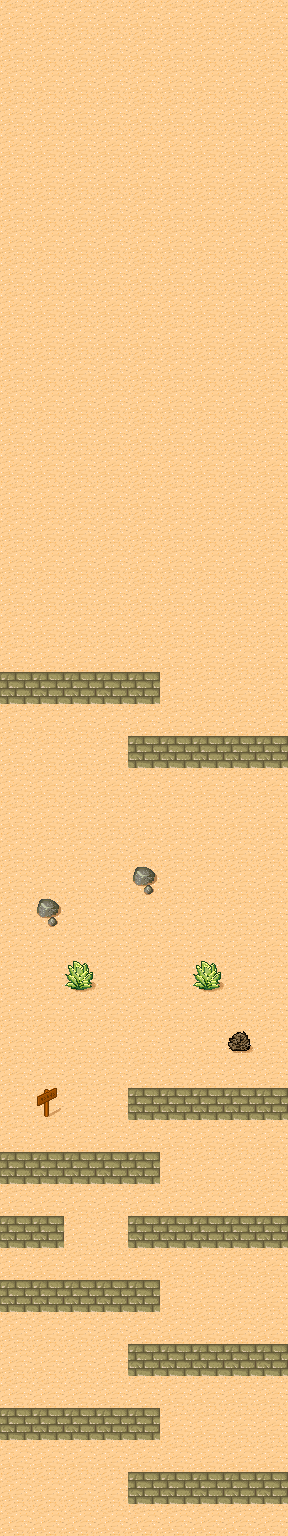

Below is a game level as drawn by its tile map, then a one-line description and the .tmx that defines it (tile-layer data replaced by summaries):
An orthogonal 9x48 tile map with 32x32 px tiles, 1 tile layer (background) and 31 objects (27x object, 2x fixture, joint, body).

<map version="1.0" orientation="orthogonal" renderorder="right-down" width="9" height="48" tilewidth="32" tileheight="32" nextobjectid="116">
 <tileset firstgid="1" source="../tilesets/desert.tsx" />
 <layer name="background" width="9" height="48">
  <data>[432 cells, 432 non-empty, 6 distinct tile ids]</data>
 </layer>
 <objectgroup name="obstacles">
  <object id="41" type="object" x="39" y="1083" width="32" height="32">
   <ellipse />
  </object>
  <object id="42" type="object" x="64" y="960" width="32" height="32">
   <ellipse />
  </object>
  <object id="43" name="AnchorCircle" type="object" x="128" y="864" width="32" height="32">
   <ellipse />
  </object>
  <object id="44" type="object" x="216" y="1019" width="32" height="32">
   <ellipse />
  </object>
  <object id="45" type="object" x="192" y="960" width="32" height="32">
   <ellipse />
  </object>
  <object id="53" name="HangingCircle" type="object" x="128" y="1024" width="32" height="32">
   <properties>
    <property name="awake" value="false" />
    <property name="bodyType" value="DynamicBody" />
    <property name="density" value="1" />
    <property name="userData" value="HangingCircle" />
   </properties>
   <ellipse />
  </object>
  <object id="63" name="CircleJoint" type="joint" x="143" y="896">
   <properties>
    <property name="bodyA" value="AnchorCircle" />
    <property name="bodyB" value="HangingCircle" />
    <property name="jointType" value="RevoluteJoint" />
    <property name="localAnchorAX" value="0.5" />
    <property name="localAnchorAY" value="0" />
    <property name="localAnchorBX" value="0.5" />
    <property name="localAnchorBY" value="5" />
    <property name="maxLength" value="4" />
   </properties>
   <polyline points="0,0 0.666667,127.667" />
  </object>
  <object id="90" name="HangingCircle" type="object" x="96" y="1120" width="32" height="32">
   <properties>
    <property name="awake" value="false" />
    <property name="bodyType" value="DynamicBody" />
    <property name="isSensor" value="true" />
    <property name="userData" value="HangingCircle" />
   </properties>
   <ellipse />
  </object>
  <object id="91" name="HangingCircle" type="object" x="64" y="96" width="32" height="32">
   <properties>
    <property name="awake" value="true" />
    <property name="bodyType" value="DynamicBody" />
    <property name="density" value="1" />
    <property name="userData" value="Player" />
   </properties>
   <ellipse />
  </object>
  <object id="95" name="PlatformFixture1" type="fixture" x="96" y="808" width="96" height="16">
   <properties>
    <property name="body" value="PlatformBody" />
   </properties>
  </object>
  <object id="98" name="PlatformBody" type="body" x="136" y="808" width="16" height="16">
   <properties>
    <property name="angularVelocity" value="4" />
    <property name="bodyType" value="KinematicBody" />
   </properties>
  </object>
  <object id="101" name="PlatformFixture2" type="fixture" x="136" y="768" width="16" height="96">
   <properties>
    <property name="body" value="PlatformBody" />
   </properties>
  </object>
  <object id="106" name="HangingCircle" type="object" x="128" y="1184" width="32" height="32">
   <properties>
    <property name="awake" value="false" />
    <property name="bodyType" value="DynamicBody" />
    <property name="isSensor" value="true" />
    <property name="userData" value="HangingCircle" />
   </properties>
   <ellipse />
  </object>
  <object id="107" name="HangingCircle" type="object" x="128" y="1184" width="32" height="32">
   <properties>
    <property name="awake" value="false" />
    <property name="bodyType" value="DynamicBody" />
    <property name="isSensor" value="true" />
    <property name="userData" value="HangingCircle" />
   </properties>
   <ellipse />
  </object>
  <object id="108" name="HangingCircle" type="object" x="128" y="1248" width="32" height="32">
   <properties>
    <property name="awake" value="false" />
    <property name="bodyType" value="DynamicBody" />
    <property name="isSensor" value="true" />
    <property name="userData" value="HangingCircle" />
   </properties>
   <ellipse />
  </object>
  <object id="109" name="HangingCircle" type="object" x="128" y="1312" width="32" height="32">
   <properties>
    <property name="awake" value="false" />
    <property name="bodyType" value="DynamicBody" />
    <property name="isSensor" value="true" />
    <property name="userData" value="HangingCircle" />
   </properties>
   <ellipse />
  </object>
  <object id="110" name="HangingCircle" type="object" x="128" y="1376" width="32" height="32">
   <properties>
    <property name="awake" value="false" />
    <property name="bodyType" value="DynamicBody" />
    <property name="isSensor" value="true" />
    <property name="userData" value="HangingCircle" />
   </properties>
   <ellipse />
  </object>
  <object id="111" name="HangingCircle" type="object" x="128" y="1440" width="32" height="32">
   <properties>
    <property name="awake" value="false" />
    <property name="bodyType" value="DynamicBody" />
    <property name="isSensor" value="true" />
    <property name="userData" value="HangingCircle" />
   </properties>
   <ellipse />
  </object>
  <object id="114" type="object" x="38" y="901" width="32" height="32">
   <ellipse />
  </object>
  <object id="115" name="HangingCircle" type="object" x="128" y="704" width="32" height="32">
   <properties>
    <property name="awake" value="false" />
    <property name="bodyType" value="DynamicBody" />
    <property name="isSensor" value="true" />
    <property name="userData" value="HangingCircle" />
   </properties>
   <ellipse />
  </object>
 </objectgroup>
 <objectgroup name="platforms">
  <object id="46" name="rec" type="object" x="0" y="1152" width="160" height="16" />
  <object id="82" name="rec" type="object" x="128" y="1088" width="160" height="16" />
  <object id="47" name="rec" type="object" x="128" y="1216" width="160" height="16" />
  <object id="48" name="rec" type="object" x="128" y="1472" width="160" height="16" />
  <object id="49" name="rec" type="object" x="0" y="1408" width="160" height="16" />
  <object id="50" name="rec" type="object" x="128" y="1344" width="160" height="16" />
  <object id="51" name="rec" type="object" x="0" y="1280" width="160" height="16" />
  <object id="52" name="rec" type="object" x="0" y="1216" width="64" height="16" />
  <object id="26" name="borders" type="object" x="2" y="30">
   <polyline points="0,0 -2,1506 286,1506 286,2" />
  </object>
  <object id="112" name="rec" type="object" x="0" y="672" width="160" height="16" />
  <object id="113" name="rec" type="object" x="128" y="736" width="160" height="16" />
 </objectgroup>
</map>
